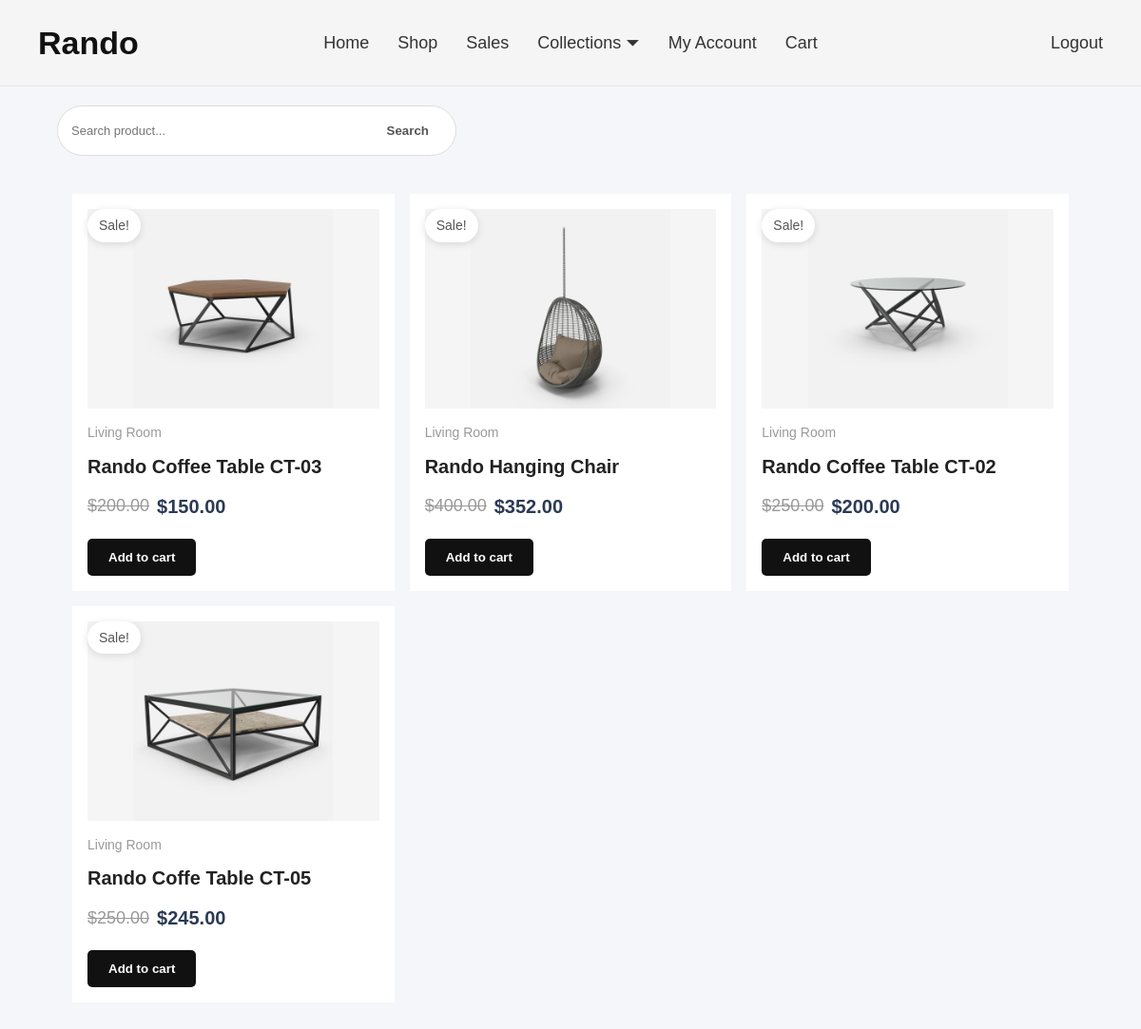
Page /shop_db/shop_db/index.php?action=category&id=1 on the committed database.
### tables this page shows
CREATE TABLE `product` (
  `id` int(11) NOT NULL,
  `name` varchar(255) NOT NULL,
  `image` varchar(255) NOT NULL,
  `price` decimal(10,2) NOT NULL,
  `stock` int(11) DEFAULT 0,
  `description` text DEFAULT NULL,
  `category_id` int(11) DEFAULT NULL,
  `status` enum('active','inactive') DEFAULT 'active',
  `created_at` timestamp NOT NULL DEFAULT current_timestamp(),
  `on_sale` tinyint(1) NOT NULL DEFAULT 0,
  `sale_price` decimal(10,2) DEFAULT NULL
);

CREATE TABLE `category` (
  `id` int(11) NOT NULL,
  `name` varchar(255) NOT NULL,
  `description` text DEFAULT NULL,
  `created_at` timestamp NOT NULL DEFAULT current_timestamp()
);

### shop_db/shop_db/controllers/client/productController.php (called while the page is built, shortened)
<?php
require_once "config/database.php";
require_once "models/productModel.php";
class ClientProductController {
    private $product;
    public function __construct(){
        global $conn;
        $this->product = new Product($conn);
    }
    public function category(){
        $categoryId = $_GET['id'] ?? 0;
        $products = $this->product->getByCategory($categoryId);
        include __DIR__ . "/../../views/client/product/category.php";
    }
}

### shop_db/shop_db/models/productModel.php (called while the page is built, shortened)
<?php
class Product {
    private $conn;
    private $table = "product";
    public function __construct($db) {
        $this->conn = $db;
    }
    public function getByCategory($category_id) {
        $category_id = (int)$category_id;
        $sql = "SELECT product.*, category.name as category_name FROM " . $this->table . "
        LEFT JOIN category ON product.category_id = category.id
        WHERE category.id = $category_id";
        return mysqli_query($this->conn, $sql);
    }
}

### shop_db/shop_db/views/client/product/category.php (the view, shortened to what this page needs)
<?php include "views/client/layout/header.php"; ?>
<div class="container">
    <form method="GET" action="index.php" class="search-form">
        <input type="text" name="keyword" placeholder="Search product...">
        <button>Search</button>
    </form>
    <div class="products-grid">
        <?php while ($row = mysqli_fetch_assoc($products)) { ?>
            <div class="product-card">
                <?php if (!empty($row['on_sale'])) { ?>
                    <span class="sale-badge">Sale!</span>
                <?php } ?>
                <div class="product-image">
                    <a href="index.php?action=product_details&id=<?php echo $row['id']; ?>">
                        <?php if (!empty($row['image'])) { ?>
                            <img src="public/uploads/<?php echo $row['image']; ?>" alt="<?php echo htmlspecialchars($row['name']); ?>">
                        <?php } else { ?>
                            <img src="https://via.placeholder.com/250x250" alt="No image">
                        <?php } ?>
                    </a>
                </div>
                <div class="product-info">
                    <p class="product-category">
                        <?php echo htmlspecialchars($row['category_name']); ?>
                    </p>
                    <h3><?php echo htmlspecialchars($row['name']); ?></h3>
                    <div class="price-box">
                        <?php if (!empty($row['on_sale']) && !empty($row['sale_price'])) { ?>
                            <span class="old-price">
                                $<?php echo number_format($row['price'], 2); ?>
                            </span>
                            <span class="new-price">
                                $<?php echo number_format($row['sale_price'], 2); ?>
                            </span>
                        <?php } else { ?>
                            <span class="new-price">
                                $<?php echo number_format($row['price'], 2); ?>
                            </span>
                        <?php } ?>
                    </div>
                    <button class="btn add-to-cart" data-id="<?= $row['id'] ?>">
                        Add to cart
                    </button>
                </div>
            </div>
        <?php } ?>
    </div>
</div>
<?php include "views/client/layout/footer.php"; ?>

### shop_db/shop_db/public/css/style.css (style rules this page uses)
* { margin: 0; padding: 0; box-sizing: border-box; font-family: Arial, sans-serif; }
body { background: #f5f6fa; color: #333; line-height: 1.6; }
.container { width: 90%; max-width: 1200px; margin: 20px auto; }
h1, h2, h3 { margin-bottom: 15px; }
a { text-decoration: none; }
.btn, .btn-danger, .btn-success, .admin-btn, button { width: fit-content; border-radius: 5px; display: inline-block; padding: 10px 14px; border: none; text-decoration: none; cursor: pointer; font-weight: 600; text-align: center; transition: 0.3s ease; }
.btn { background: #111; color: #fff; padding: 12px 22px; }
.search-form { width: 500px; display: flex; padding: 8px 14px; margin-top: 18px; margin-bottom: 24px; max-width: 420px; align-items: center; border: 1px solid #ddd; border-radius: 999px; overflow: hidden; background: #fff; }
.search-form input { width: 100%; border: none; outline: none; background: transparent; font-size: 13px; border-radius: 20px 0 0 20px; }
.search-form button { background: transparent; color: #555; border: none; cursor: pointer; }
.products-grid { display: grid; grid-template-columns: repeat(auto-fit, minmax(300px, 1fr)); width: 100%; gap: 16px; align-content: start; padding: 16px; }
.product-card { position: relative; background: #fff; padding: 16px; min-width: 0; min-height: 390px; display: flex; flex-direction: column; }
.sale-badge { position: absolute; top: 16px; left: 16px; background: #fff; color: #555; border-radius: 999px; padding: 6px 12px; font-size: 14px; box-shadow: 0 2px 8px rgba(0, 0, 0, 0.12); z-index: 2; }
.product-image { width: 100%; height: 210px; display: flex; align-items: center; justify-content: center; background: #f5f5f5; margin-bottom: 14px; }
.product-image img { max-width: 100%; max-height: 100%; object-fit: contain; display: block; }
.product-image a { display: flex; align-items: center; justify-content: center; width: 100%; height: 100%; }
.product-category { color: #9a9a9a; font-size: 14px; margin-bottom: 10px; }
.product-info h3 { font-size: 20px; line-height: 1.4; margin-bottom: 12px; color: #222; }
.price-box { display: flex; gap: 8px; align-items: center; margin-bottom: 18px; }
.old-price { color: #999; font-size: 18px; text-decoration: line-through; }
.new-price { color: #2b3a55; font-size: 20px; font-weight: 700; }

### rows in the picture
product: on_sale "Sale!", image (picture), category.name "Living Room", name "Rando Coffee Table CT-03", price "200.00", sale_price "150.00"
product: on_sale "Sale!", image (picture), category.name "Living Room", name "Rando Hanging Chair", price "400.00", sale_price "352.00"
product: on_sale "Sale!", image (picture), category.name "Living Room", name "Rando Coffee Table CT-02", price "250.00", sale_price "200.00"
product: on_sale "Sale!", image (picture), category.name "Living Room", name "Rando Coffe Table CT-05", price "250.00", sale_price "245.00"
